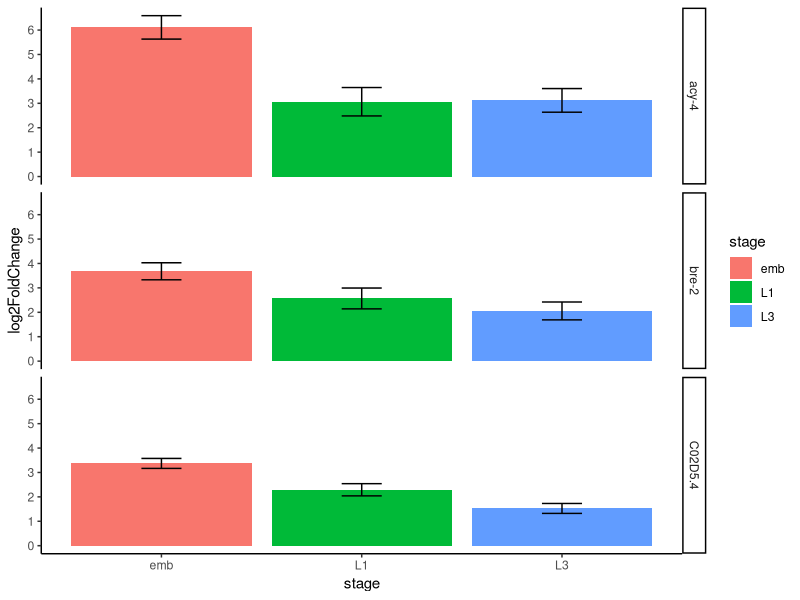

This chart was generated by the following R code:
## ---- chunk 1
knitr::opts_chunk$set(echo = TRUE)
## ---- chunk 2
library(tidyverse)
## ---- chunk 3
embryo_intestine_gene_categories <- read_csv(file = "../03_output/intestine_gene_categories/embryo_intestine_gene_categories.csv")
L1_intestine_gene_categories <- read_csv(file = "../03_output/intestine_gene_categories/L1_intestine_gene_categories.csv")
L3_intestine_gene_categories <- read_csv(file = "../03_output/intestine_gene_categories/L3_intestine_gene_categories.csv")

res_embryoGFPplus_vs_embryoGFPminus_ashr_shrunk <- read_csv("../03_output/pairwise_shrunk_DE_results/res_embryoGFPplus_vs_embryoGFPminus_ashr_shrunk.csv")
res_L1GFPplus_vs_L1GFPminus_ashr_shrunk <- read_csv("../03_output/pairwise_shrunk_DE_results/res_L1GFPplus_vs_L1GFPminus_ashr_shrunk.csv")
res_L3GFPplus_vs_L3GFPminus_ashr_shrunk <- read_csv("../03_output/pairwise_shrunk_DE_results/res_L3GFPplus_vs_L3GFPminus_ashr_shrunk.csv")

intestine_genes <- read_delim("../../01_tissue_specific_genes/01_input/genes_direct_and_inferred_for_WBbt_0005772_intestine.txt", delim = "\t",col_names = c("WBGeneID", "gene_name", "Species"))
## ---- chunk 4
embryo_enriched_annotation <- embryo_intestine_gene_categories %>% 
  filter(altHyp == "greater") %>% 
  left_join(res_embryoGFPplus_vs_embryoGFPminus_ashr_shrunk, by = "WBGeneID") %>% 
  left_join(intestine_genes, by = "WBGeneID") %>%
  mutate(annotation = case_when(is.na(gene_name) ~ "unannotated",
                                !is.na(gene_name) ~ "annotated"))

embryo_enriched_annotation %>% filter(annotation == "unannotated") %>% slice_min(padj, n = 10)
## ---- chunk 5
L1_enriched_annotation <- L1_intestine_gene_categories %>% 
  filter(altHyp == "greater") %>% 
  left_join(res_L1GFPplus_vs_L1GFPminus_ashr_shrunk, by = "WBGeneID") %>% 
  left_join(intestine_genes, by = "WBGeneID") %>%
  mutate(annotation = case_when(is.na(gene_name) ~ "unannotated",
                                !is.na(gene_name) ~ "annotated"))

L1_enriched_annotation %>% filter(annotation == "unannotated") %>% slice_min(padj, n = 10)
## ---- chunk 6
L3_enriched_annotation <- L3_intestine_gene_categories %>% 
  filter(altHyp == "greater") %>% 
  left_join(res_L3GFPplus_vs_L3GFPminus_ashr_shrunk, by = "WBGeneID") %>% 
  left_join(intestine_genes, by = "WBGeneID") %>%
  mutate(annotation = case_when(is.na(gene_name) ~ "unannotated",
                                !is.na(gene_name) ~ "annotated"))

L3_enriched_annotation %>% filter(annotation == "unannotated") %>% slice_min(padj, n = 10)
## ---- chunk 7
embryo_enriched_annotation %>% filter(WBGeneID %in% unique(L1_enriched_annotation$WBGeneID, L3_enriched_annotation$WBGeneID)) %>% filter(annotation == "unannotated") %>% arrange(padj)
## ---- chunk 8
novel_genes <- data.frame(WBGeneID = c("WBGene00043097", "WBGene00000071", "WBGene00000267"), gene_name = c("C02D5.4", "acy-4", "bre-2"))
res_emb <- read_csv("../03_output/pairwise_DE_results/res_embryoGFPplus_vs_embryoGFPminus.csv")
res_L1 <- read_csv("../03_output/pairwise_DE_results/res_L1GFPplus_vs_L1GFPminus.csv")
res_L3 <- read_csv("../03_output/pairwise_DE_results/res_L3GFPplus_vs_L3GFPminus.csv")

novel_gene_data <- res_emb %>% filter(WBGeneID %in% novel_genes$WBGeneID) %>% mutate(stage = "emb") %>%
  bind_rows(
    res_L1 %>% filter(WBGeneID %in% novel_genes$WBGeneID) %>% mutate(stage = "L1")
  ) %>%
  bind_rows(
    res_L3 %>% filter(WBGeneID %in% novel_genes$WBGeneID) %>% mutate(stage = "L3")
  ) %>%
  left_join(novel_genes, by = "WBGeneID")
head(novel_gene_data)
## ---- chunk 9
novel_gene_plot <- ggplot(novel_gene_data, aes(x = stage, y = log2FoldChange, fill = stage)) +
  geom_bar(stat = "identity", position = "dodge") +
  geom_errorbar(aes(ymin=log2FoldChange-lfcSE, ymax=log2FoldChange+lfcSE), width=.2,
                 position=position_dodge(.9)) +
  scale_y_continuous(breaks = seq(0,6, by = 1)) +
  facet_grid(gene_name~.) +
  theme_classic()

novel_gene_plot
# ggsave(plot = novel_gene_plot, filename = "../03_output/plots/novel_intestine_genes/220815_Novel_Intestine_Genes_log2FC.pdf", width = 3, height = 4)
## ---- chunk 10
sessionInfo()
